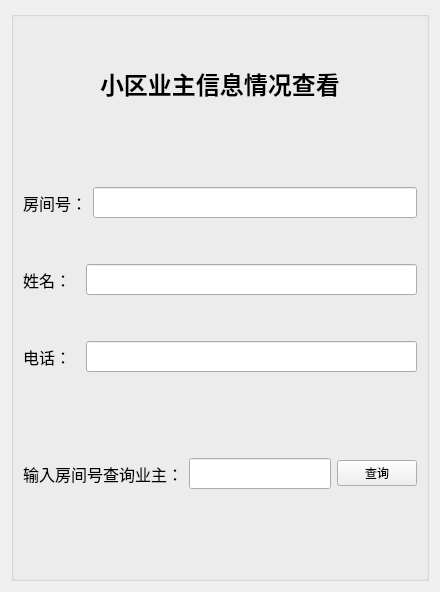
     <widget class="QWidget" name="tab">
      <attribute name="title">
       <string>业主信息管理</string>
      </attribute>
      <layout class="QGridLayout" name="gridLayout_2">
       <item row="0" column="0">
        <widget class="QGroupBox" name="groupBox">
         <property name="title">
          <string/>
         </property>
         <layout class="QGridLayout" name="gridLayout">
          <item row="0" column="0">
           <layout class="QVBoxLayout" name="verticalLayout_2">
            <item>
             <spacer name="verticalSpacer_8">
              <property name="orientation">
               <enum>Qt::Vertical</enum>
              </property>
              <property name="sizeHint" stdset="0">
               <size>
                <width>20</width>
                <height>40</height>
               </size>
              </property>
             </spacer>
            </item>
            <item>
             <layout class="QHBoxLayout" name="horizontalLayout">
              <item>
               <spacer name="horizontalSpacer">
                <property name="orientation">
                 <enum>Qt::Horizontal</enum>
                </property>
                <property name="sizeHint" stdset="0">
                 <size>
                  <width>40</width>
                  <height>20</height>
                 </size>
                </property>
               </spacer>
              </item>
              <item>
               <widget class="QLabel" name="label">
                <property name="text">
                 <string>&lt;html&gt;&lt;head/&gt;&lt;body&gt;&lt;p&gt;&lt;span style=&quot; font-size:18pt; font-weight:600;&quot;&gt;小区业主信息情况查看&lt;/span&gt;&lt;/p&gt;&lt;/body&gt;&lt;/html&gt;</string>
                </property>
               </widget>
              </item>
              <item>
               <spacer name="horizontalSpacer_16">
                <property name="orientation">
                 <enum>Qt::Horizontal</enum>
                </property>
                <property name="sizeHint" stdset="0">
                 <size>
                  <width>40</width>
                  <height>20</height>
                 </size>
                </property>
               </spacer>
              </item>
             </layout>
            </item>
            <item>
             <spacer name="verticalSpacer_5">
              <property name="orientation">
               <enum>Qt::Vertical</enum>
              </property>
              <property name="sizeHint" stdset="0">
               <size>
                <width>20</width>
                <height>40</height>
               </size>
              </property>
             </spacer>
            </item>
            <item>
             <layout class="QHBoxLayout" name="horizontalLayout_6">
              <item>
               <layout class="QVBoxLayout" name="verticalLayout">
                <item>
                 <spacer name="verticalSpacer">
                  <property name="orientation">
                   <enum>Qt::Vertical</enum>
                  </property>
                  <property name="sizeHint" stdset="0">
                   <size>
                    <width>20</width>
                    <height>40</height>
                   </size>
                  </property>
                 </spacer>
                </item>
                <item>
                 <layout class="QHBoxLayout" name="horizontalLayout_2"/>
                </item>
                <item>
                 <layout class="QHBoxLayout" name="horizontalLayout_3">
                  <item>
                   <widget class="QLabel" name="label_2">
                    <property name="font">
                     <font>
                      <family>Agency FB</family>
                      <pointsize>12</pointsize>
                     </font>
                    </property>
                    <property name="text">
                     <string>房间号：</string>
                    </property>
                   </widget>
                  </item>
                  <item>
                   <widget class="QLineEdit" name="lineEdit">
                    <property name="font">
                     <font>
                      <family>Agency FB</family>
                      <pointsize>12</pointsize>
                     </font>
                    </property>
                   </widget>
                  </item>
                 </layout>
                </item>
                <item>
                 <spacer name="verticalSpacer_2">
                  <property name="orientation">
                   <enum>Qt::Vertical</enum>
                  </property>
                  <property name="sizeHint" stdset="0">
                   <size>
                    <width>20</width>
                    <height>40</height>
                   </size>
                  </property>
                 </spacer>
                </item>
                <item>
                 <layout class="QHBoxLayout" name="horizontalLayout_5">
                  <item>
                   <widget class="QLabel" name="label_4">
                    <property name="font">
                     <font>
                      <family>Agency FB</family>
                      <pointsize>12</pointsize>
                     </font>
                    </property>
                    <property name="text">
                     <string>姓名：  </string>
                    </property>
                   </widget>
                  </item>
                  <item>
                   <widget class="QLineEdit" name="lineEdit_3">
                    <property name="font">
                     <font>
                      <family>Agency FB</family>
                      <pointsize>12</pointsize>
                     </font>
                    </property>
                   </widget>
                  </item>
                 </layout>
                </item>
                <item>
                 <spacer name="verticalSpacer_3">
                  <property name="orientation">
                   <enum>Qt::Vertical</enum>
                  </property>
                  <property name="sizeHint" stdset="0">
                   <size>
                    <width>20</width>
                    <height>40</height>
                   </size>
                  </property>
                 </spacer>
                </item>
                <item>
                 <layout class="QHBoxLayout" name="horizontalLayout_4">
                  <item>
                   <widget class="QLabel" name="label_3">
                    <property name="font">
                     <font>
                      <family>Agency FB</family>
                      <pointsize>12</pointsize>
                     </font>
                    </property>
                    <property name="text">
                     <string>电话：  </string>
                    </property>
                   </widget>
                  </item>
                  <item>
                   <widget class="QLineEdit" name="lineEdit_2">
                    <property name="font">
                     <font>
                      <family>Agency FB</family>
                      <pointsize>12</pointsize>
                     </font>
                    </property>
                   </widget>
                  </item>
                 </layout>
                </item>
                <item>
                 <spacer name="verticalSpacer_9">
                  <property name="orientation">
                   <enum>Qt::Vertical</enum>
                  </property>
                  <property name="sizeHint" stdset="0">
                   <size>
                    <width>20</width>
                    <height>40</height>
                   </size>
                  </property>
                 </spacer>
                </item>
               </layout>
              </item>
             </layout>
            </item>
            <item>
             <layout class="QVBoxLayout" name="verticalLayout_10"/>
            </item>
            <item>
             <spacer name="verticalSpacer_4">
              <property name="orientation">
               <enum>Qt::Vertical</enum>
              </property>
              <property name="sizeHint" stdset="0">
               <size>
                <width>20</width>
                <height>40</height>
               </size>
              </property>
             </spacer>
            </item>
            <item>
             <layout class="QHBoxLayout" name="horizontalLayout_7">
              <item>
               <widget class="QLabel" name="label_5">
                <property name="font">
                 <font>
                  <family>Agency FB</family>
                  <pointsize>12</pointsize>
                 </font>
                </property>
                <property name="text">
                 <string>输入房间号查询业主：</string>
                </property>
               </widget>
              </item>
              <item>
               <widget class="QLineEdit" name="lineEdit_4">
                <property name="font">
                 <font>
                  <family>Agency FB</family>
                  <pointsize>12</pointsize>
                 </font>
                </property>
               </widget>
              </item>
              <item>
               <widget class="QPushButton" name="pushButton_2">
                <property name="text">
                 <string>查询</string>
                </property>
               </widget>
              </item>
             </layout>
            </item>
            <item>
             <spacer name="verticalSpacer_7">
              <property name="orientation">
               <enum>Qt::Vertical</enum>
              </property>
              <property name="sizeHint" stdset="0">
               <size>
                <width>20</width>
                <height>40</height>
               </size>
              </property>
             </spacer>
            </item>
            <item>
             <spacer name="verticalSpacer_6">
              <property name="orientation">
               <enum>Qt::Vertical</enum>
              </property>
              <property name="sizeHint" stdset="0">
               <size>
                <width>20</width>
                <height>40</height>
               </size>
              </property>
             </spacer>
            </item>
           </layout>
          </item>
         </layout>
        </widget>
       </item>
      </layout>
     </widget>
